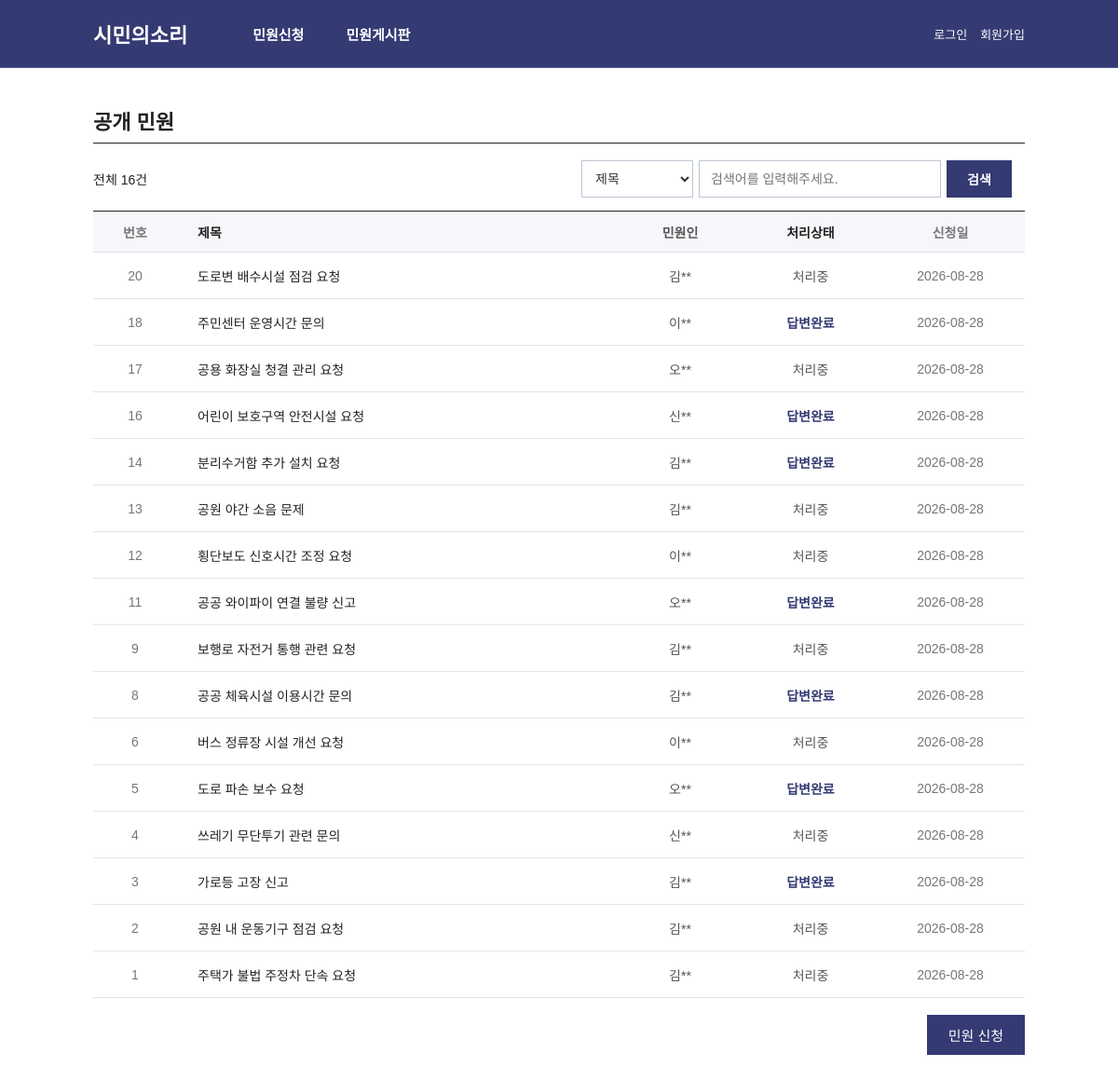
The app's page /inquiry/list.php with its own data.
### tables this page shows
CREATE TABLE inquiry (
    id BIGINT AUTO_INCREMENT PRIMARY KEY,
    user_id BIGINT NOT NULL,

    title VARCHAR(50) NOT NULL,
    content TEXT NOT NULL,

    answer TEXT NULL,
    answered_by BIGINT NULL,
    answered_at DATETIME NULL,

    visibility ENUM('PUBLIC', 'PRIVATE')
        NOT NULL DEFAULT 'PUBLIC',

    status ENUM('RECEIVED', 'COMPLETED')
        NOT NULL DEFAULT 'RECEIVED',

    created_at TIMESTAMP DEFAULT CURRENT_TIMESTAMP,

    FOREIGN KEY (user_id)
        REFERENCES users(id)
        ON DELETE CASCADE,

    FOREIGN KEY (answered_by)
        REFERENCES users(id)
)
DEFAULT;

CREATE TABLE users (
    id BIGINT AUTO_INCREMENT PRIMARY KEY,
    login_id VARCHAR(50) NOT NULL UNIQUE,
    password VARCHAR(255) NOT NULL,
    name VARCHAR(50) NOT NULL,
    role ENUM('USER', 'ADMIN') NOT NULL DEFAULT 'USER',
    created_at DATETIME DEFAULT CURRENT_TIMESTAMP
)
DEFAULT;

### src/inquiry/getList.php (called while the page is built, shortened)
<?php
require_once __DIR__ . '/../db.php';
$sql = "
    SELECT
        i.id,
        i.title,
        i.status,
        i.created_at,
        u.name
    FROM inquiry i
    JOIN users u ON i.user_id = u.id
    WHERE i.visibility = 'PUBLIC'
";
$sql .= " ORDER BY i.id DESC ";
$result = $pdo->query($sql);
$inquiries = $result->fetchAll(PDO::FETCH_ASSOC);

### inquiry/list.php (the view, shortened to what this page needs)
<?php
require_once __DIR__ . '/../src/db.php';
require_once __DIR__ . '/../src/inquiry/getList.php';
function maskName($name)
{
    $length = mb_strlen($name, 'UTF-8');
    return mb_substr($name, 0, 1, 'UTF-8')
        . str_repeat('*', $length - 1);
}
?>
<!DOCTYPE html>
<html lang="ko">
<head>
    <link rel="stylesheet" href="/assets/css/inquiry.css">
    <link
        rel="stylesheet"
        href="/assets/css/common.css"
    >
</head>
<body>
<?php require_once __DIR__ . '/../components/header.php'; ?>
<main class="inquiry-container">
    <div class="inquiry-header">
        <h2>공개 민원</h2>
    </div>
    <div class="inquiry-list-toolbar">
        <div class="inquiry-list-info">
            전체 <?= count($inquiries) ?>건
        </div>
        <?php require __DIR__ . '/../components/inquirySearch.php'; ?>
    </div>
    <table class="inquiry-table">
        <thead>
        <tr>
            <th class="number">번호</th>
            <th class="title">제목</th>
            <th class="applicant">민원인</th>
            <th class="status">처리상태</th>
            <th class="date">신청일</th>
        </tr>
        </thead>
        <tbody>
        <?php if (empty($inquiries)): ?>
            <tr>
                <td colspan="5" class="empty-row">
                    등록된 민원이 없습니다.
                </td>
            </tr>
        <?php else: ?>
            <?php foreach ($inquiries as $inquiry): ?>
                <tr>
                    <td class="number">
                        <?= $inquiry['id'] ?>
                    </td>
                    <td class="title">
                        <a href="/inquiry/detail.php?id=<?= $inquiry['id'] ?>">
                            <?= $inquiry['title'] ?>
                        </a>
                    </td>
                    <td class="applicant">
                        <?= maskName($inquiry['name']) ?>
                    </td>
                    <td class="status">
                        <?php if ($inquiry['status'] === 'RECEIVED'): ?>
                            <span class="status-received">
                                처리중
                            </span>
                        <?php elseif ($inquiry['status'] === 'COMPLETED'): ?>
                            <span class="status-completed">
                                답변완료
                            </span>
                        <?php endif; ?>
                    </td>
                    <td class="date">
                        <?= date(
                            'Y-m-d',
                            strtotime($inquiry['created_at'])
                        ) ?>
                    </td>
                </tr>
            <?php endforeach; ?>
        <?php endif; ?>
        </tbody>
    </table>
    <div class="list-button-area">
        <a href="/inquiry/write.php" class="write-btn">
            민원 신청
        </a>
    </div>
</main>
</body>
</html>

### components/header.php
<header class="site-header">
    <div class="header-inner">
        <a href="/" class="site-logo">
            시민의소리
        </a>
        <nav class="main-nav">
            <a href="/inquiry/write.php">
                민원신청
            </a>
            <a href="/inquiry/list.php">
                민원게시판
            </a>
        </nav>
        <div class="header-user">
            <?php if (isset($_SESSION['user_id'])): ?>
                <span>
                    <?= $_SESSION['name'] ?> 님 환영합니다.
                </span>
                <a href="/inquiry/my.php">
                    나의 민원
                </a>
                <a href="/auth/logout.php" class="logout-link">
                    로그아웃
                </a>
            <?php else: ?>
                <a href="/auth/login.php">
                    로그인
                </a>
                <a href="/auth/register.php">
                    회원가입
                </a>
            <?php endif; ?>
        </div>
    </div>
</header>

### components/inquirySearch.php (shortened to what this page needs)
<div class="inquiry-search-wrap">
    <form method="GET" class="inquiry-search">
        <select name="type">
            <option value="title">제목</option>
        </select>
        <input type="text" name="keyword" placeholder="검색어를 입력해주세요.">
        <button type="submit">검색</button>
    </form>
</div>

### assets/css/inquiry.css (style rules this page uses)
* { box-sizing: border-box; }
body { margin: 0; font-family: Arial, "Noto Sans KR", sans-serif; color: #222; background: #fff; }
.inquiry-container { width: 1000px; margin: 40px auto; }
.inquiry-header { border-bottom: 1px solid #222; margin-bottom: 0; }
.inquiry-header h2 { display: inline-block; margin: 0; padding-bottom: 8px; font-size: 22px; }
.inquiry-list-info { margin: 18px 0 10px; font-size: 14px; color: #222; }
.inquiry-table { width: 100%; border-collapse: collapse; table-layout: fixed; border-top: 1px solid #222; }
.inquiry-table thead { background: #f5f7fa; }
.inquiry-table th { height: 44px; padding: 0 12px; border-bottom: 1px solid #dfe3e8; font-size: 14px; font-weight: bold; text-align: center; }
.inquiry-table td { height: 50px; padding: 0 12px; border-bottom: 1px solid #e4e4e4; font-size: 14px; vertical-align: middle; }
.inquiry-table .number { width: 9%; text-align: center; color: #777; }
.inquiry-table .title { width: 47%; padding-left: 22px; text-align: left; }
.inquiry-table .title a { display: block; overflow: hidden; color: #222; text-decoration: none; white-space: nowrap; text-overflow: ellipsis; }
.inquiry-table .applicant { width: 14%; text-align: center; color: #555; }
.inquiry-table .status { width: 14%; text-align: center; }
.inquiry-table .date { width: 16%; text-align: center; color: #777; }
.status-received { color: #555; }
.status-completed { color: #343a72; font-weight: 600; }
.list-button-area { display: flex; justify-content: flex-end; margin-top: 18px; }
.write-btn { display: inline-block; padding: 11px 23px; background: #343a72; color: white; font-size: 15px; text-decoration: none; }
.inquiry-list-toolbar { display: flex; align-items: center; justify-content: space-between; margin: 18px 0 14px; }
.inquiry-list-info { margin: 0; font-size: 14px; color: #222; }
.inquiry-search-wrap { display: flex; flex-direction: row; align-items: center; justify-content: flex-start; gap: 14px; flex-wrap: nowrap; }
.inquiry-search { display: flex; align-items: center; flex-wrap: nowrap; gap: 6px; margin: 0; flex-shrink: 0; }
.inquiry-search select { width: 120px; height: 40px; padding: 0 10px; border: 1px solid #bcc5d1; background: #fff; color: #333; font-size: 14px; }
.inquiry-search input { width: 260px; height: 40px; padding: 0 12px; border: 1px solid #bcc5d1; font-size: 14px; }
.inquiry-search button { width: 70px; height: 40px; padding: 0; border: 0; background: #343a72; color: #fff; font-size: 14px; font-weight: 600; cursor: pointer; flex-shrink: 0; }

### assets/css/common.css (style rules this page uses)
* { box-sizing: border-box; }
body { margin: 0; font-family: Arial, "Noto Sans KR", sans-serif; color: #222; background: #fff; }
.site-header { width: 100%; background: #343a72; border-bottom: 1px solid rgba(255, 255, 255, 0.15); }
.header-inner { width: 1000px; height: 72px; margin: 0 auto; display: flex; align-items: center; }
.site-logo { margin-right: 70px; color: #fff; font-size: 22px; font-weight: bold; text-decoration: none; }
.main-nav { display: flex; align-items: center; gap: 45px; }
.main-nav a { color: #fff; font-size: 15px; font-weight: 600; text-decoration: none; }
.header-user { margin-left: auto; display: flex; align-items: center; gap: 14px; color: #fff; font-size: 13px; }
.header-user a { color: #fff; text-decoration: none; }

### records on screen
inquiry: id "20", title "도로변 배수시설 점검 요청", user.name "김**", status "처리중", created_at "2026-08-28"
inquiry: id "18", title "주민센터 운영시간 문의", user.name "이**", status "답변완료", created_at "2026-08-28"
inquiry: id "17", title "공용 화장실 청결 관리 요청", user.name "오**", status "처리중", created_at "2026-08-28"
inquiry: id "16", title "어린이 보호구역 안전시설 요청", user.name "신**", status "답변완료", created_at "2026-08-28"
inquiry: id "14", title "분리수거함 추가 설치 요청", user.name "김**", status "답변완료", created_at "2026-08-28"
inquiry: id "13", title "공원 야간 소음 문제", user.name "김**", status "처리중", created_at "2026-08-28"
inquiry: id "12", title "횡단보도 신호시간 조정 요청", user.name "이**", status "처리중", created_at "2026-08-28"
inquiry: id "11", title "공공 와이파이 연결 불량 신고", user.name "오**", status "답변완료", created_at "2026-08-28"
inquiry: id "9", title "보행로 자전거 통행 관련 요청", user.name "김**", status "처리중", created_at "2026-08-28"
inquiry: id "8", title "공공 체육시설 이용시간 문의", user.name "김**", status "답변완료", created_at "2026-08-28"
inquiry: id "6", title "버스 정류장 시설 개선 요청", user.name "이**", status "처리중", created_at "2026-08-28"
inquiry: id "5", title "도로 파손 보수 요청", user.name "오**", status "답변완료", created_at "2026-08-28"
inquiry: id "4", title "쓰레기 무단투기 관련 문의", user.name "신**", status "처리중", created_at "2026-08-28"
inquiry: id "3", title "가로등 고장 신고", user.name "김**", status "답변완료", created_at "2026-08-28"
inquiry: id "2", title "공원 내 운동기구 점검 요청", user.name "김**", status "처리중", created_at "2026-08-28"
inquiry: id "1", title "주택가 불법 주정차 단속 요청", user.name "김**", status "처리중", created_at "2026-08-28"

### other values on screen
count($inquiries) "16"
